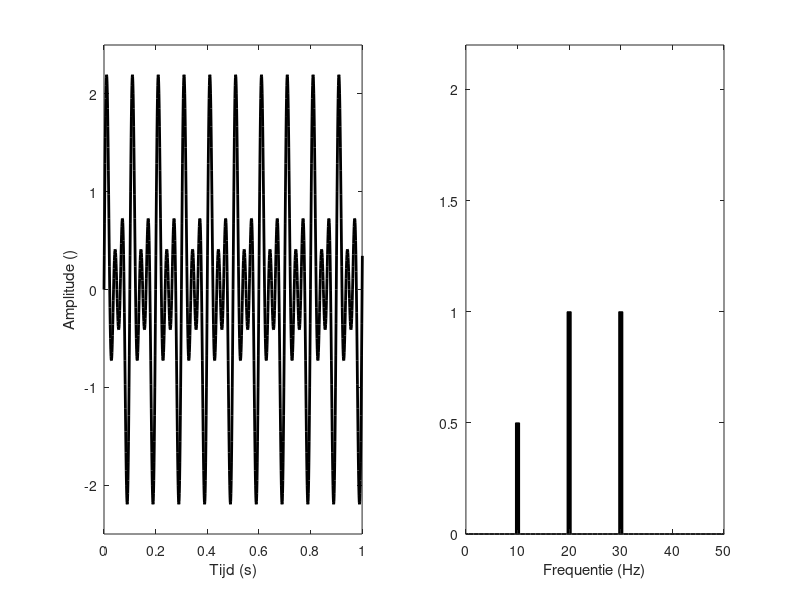

MATLAB code to generate this figure:
fs = 1000;
T = 20;

f1 = 10;
A1 = 0.5;

N = 1000;

f2 = 20;
A2 = 1;

f3 = 30;
A3 = 1;

t = (0:1/fs:T);

y = A1*sin(2*pi*f1*t) + A2*sin(2*pi*f2*t) + A3*sin(2*pi*f3*t);

Y = fft(y,N)*2/N;
Y([1 end]) = Y([1 end])/2;
f = (0:length(Y)-1)*fs/length(Y);

figure(1);
clf;
subplot(1,2,1)
plot(t,y,'k','LineWidth',2);
xlim([0 1])
ylim([-2.5 2.5])
xlabel('Tijd (s)');
ylabel('Amplitude ()');

subplot(1,2,2)
bar(f,abs(Y),'k');
xlim([0 50])
ylim([0 2.2])
xlabel('Frequentie (Hz)');

saveas(gcf,'samengesteldeToon.png')